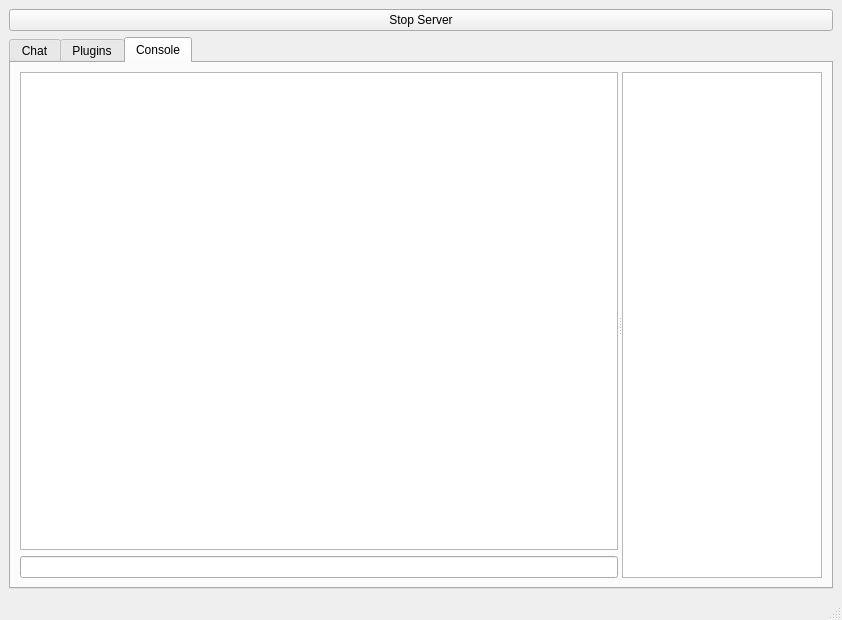
<?xml version="1.0" encoding="UTF-8"?>
<ui version="4.0">
 <class>MainWindow</class>
 <widget class="QMainWindow" name="MainWindow">
  <property name="geometry">
   <rect>
    <x>0</x>
    <y>0</y>
    <width>842</width>
    <height>620</height>
   </rect>
  </property>
  <property name="windowTitle">
   <string>MainWindow</string>
  </property>
  <widget class="QWidget" name="centralwidget">
   <layout class="QHBoxLayout" name="horizontalLayout">
    <item>
     <layout class="QGridLayout" name="gridLayout">
      <item row="1" column="0">
       <layout class="QVBoxLayout" name="verticalLayout_3">
        <item>
         <widget class="QTabWidget" name="tabWidgetChatConsole">
          <property name="enabled">
           <bool>true</bool>
          </property>
          <property name="layoutDirection">
           <enum>Qt::LeftToRight</enum>
          </property>
          <property name="autoFillBackground">
           <bool>false</bool>
          </property>
          <property name="tabPosition">
           <enum>QTabWidget::North</enum>
          </property>
          <property name="tabShape">
           <enum>QTabWidget::Rounded</enum>
          </property>
          <property name="currentIndex">
           <number>2</number>
          </property>
          <property name="tabsClosable">
           <bool>false</bool>
          </property>
          <property name="movable">
           <bool>true</bool>
          </property>
          <widget class="QWidget" name="tabChat">
           <attribute name="icon">
            <iconset>
             <normaloff>../../../../../../../../Pictures/Chat.png</normaloff>../../../../../../../../Pictures/Chat.png</iconset>
           </attribute>
           <attribute name="title">
            <string>Chat</string>
           </attribute>
           <layout class="QHBoxLayout" name="horizontalLayout_2">
            <item>
             <widget class="QSplitter" name="splitter">
              <property name="orientation">
               <enum>Qt::Horizontal</enum>
              </property>
              <widget class="QWidget" name="layoutWidget">
               <layout class="QVBoxLayout" name="verticalLayout">
                <property name="spacing">
                 <number>7</number>
                </property>
                <item>
                 <widget class="QTreeWidget" name="treeWidgetChat">
                  <property name="focusPolicy">
                   <enum>Qt::NoFocus</enum>
                  </property>
                  <property name="showDropIndicator" stdset="0">
                   <bool>false</bool>
                  </property>
                  <property name="alternatingRowColors">
                   <bool>true</bool>
                  </property>
                  <property name="selectionMode">
                   <enum>QAbstractItemView::NoSelection</enum>
                  </property>
                  <property name="verticalScrollMode">
                   <enum>QAbstractItemView::ScrollPerPixel</enum>
                  </property>
                  <property name="indentation">
                   <number>10</number>
                  </property>
                  <property name="rootIsDecorated">
                   <bool>false</bool>
                  </property>
                  <property name="itemsExpandable">
                   <bool>false</bool>
                  </property>
                  <property name="animated">
                   <bool>true</bool>
                  </property>
                  <property name="wordWrap">
                   <bool>true</bool>
                  </property>
                  <attribute name="headerVisible">
                   <bool>false</bool>
                  </attribute>
                  <column>
                   <property name="text">
                    <string>Player Chat</string>
                   </property>
                  </column>
                 </widget>
                </item>
                <item>
                 <widget class="QLineEdit" name="lineEditMessage"/>
                </item>
               </layout>
              </widget>
              <widget class="QTreeWidget" name="treeWidgetPlayersList">
               <property name="maximumSize">
                <size>
                 <width>200</width>
                 <height>16777215</height>
                </size>
               </property>
               <property name="baseSize">
                <size>
                 <width>0</width>
                 <height>0</height>
                </size>
               </property>
               <property name="focusPolicy">
                <enum>Qt::ClickFocus</enum>
               </property>
               <property name="verticalScrollMode">
                <enum>QAbstractItemView::ScrollPerPixel</enum>
               </property>
               <property name="indentation">
                <number>15</number>
               </property>
               <property name="sortingEnabled">
                <bool>false</bool>
               </property>
               <attribute name="headerVisible">
                <bool>false</bool>
               </attribute>
               <column>
                <property name="text">
                 <string notr="true">1</string>
                </property>
               </column>
              </widget>
             </widget>
            </item>
           </layout>
          </widget>
          <widget class="QWidget" name="tabPlugins">
           <attribute name="icon">
            <iconset>
             <normaloff>../../../../../../../../Pictures/plugins.png</normaloff>../../../../../../../../Pictures/plugins.png</iconset>
           </attribute>
           <attribute name="title">
            <string>Plugins</string>
           </attribute>
           <layout class="QHBoxLayout" name="horizontalLayout_3">
            <item>
             <widget class="QSplitter" name="splitter_2">
              <property name="orientation">
               <enum>Qt::Horizontal</enum>
              </property>
              <widget class="QTextBrowser" name="textBrowserPlugin"/>
              <widget class="QTreeWidget" name="treeWidgetPluginList">
               <property name="maximumSize">
                <size>
                 <width>200</width>
                 <height>16777215</height>
                </size>
               </property>
               <property name="verticalScrollMode">
                <enum>QAbstractItemView::ScrollPerPixel</enum>
               </property>
               <property name="indentation">
                <number>5</number>
               </property>
               <property name="rootIsDecorated">
                <bool>false</bool>
               </property>
               <property name="sortingEnabled">
                <bool>true</bool>
               </property>
               <property name="headerHidden">
                <bool>true</bool>
               </property>
               <property name="columnCount">
                <number>1</number>
               </property>
               <attribute name="headerVisible">
                <bool>false</bool>
               </attribute>
               <attribute name="headerDefaultSectionSize">
                <number>20</number>
               </attribute>
               <attribute name="headerMinimumSectionSize">
                <number>20</number>
               </attribute>
               <column>
                <property name="text">
                 <string>checked</string>
                </property>
               </column>
              </widget>
             </widget>
            </item>
           </layout>
          </widget>
          <widget class="QWidget" name="tabConsole">
           <attribute name="icon">
            <iconset>
             <normaloff>../../../../../../../../Pictures/console.png</normaloff>../../../../../../../../Pictures/console.png</iconset>
           </attribute>
           <attribute name="title">
            <string>Console</string>
           </attribute>
           <layout class="QHBoxLayout" name="horizontalLayout_4">
            <item>
             <widget class="QSplitter" name="splitter_3">
              <property name="orientation">
               <enum>Qt::Horizontal</enum>
              </property>
              <widget class="QWidget" name="layoutWidget">
               <layout class="QVBoxLayout" name="verticalLayout_2">
                <item>
                 <widget class="QTreeWidget" name="treeWidgetConsole">
                  <property name="focusPolicy">
                   <enum>Qt::NoFocus</enum>
                  </property>
                  <property name="alternatingRowColors">
                   <bool>false</bool>
                  </property>
                  <property name="selectionMode">
                   <enum>QAbstractItemView::NoSelection</enum>
                  </property>
                  <property name="verticalScrollMode">
                   <enum>QAbstractItemView::ScrollPerPixel</enum>
                  </property>
                  <property name="indentation">
                   <number>10</number>
                  </property>
                  <property name="rootIsDecorated">
                   <bool>false</bool>
                  </property>
                  <property name="itemsExpandable">
                   <bool>false</bool>
                  </property>
                  <property name="wordWrap">
                   <bool>true</bool>
                  </property>
                  <attribute name="headerVisible">
                   <bool>false</bool>
                  </attribute>
                  <column>
                   <property name="text">
                    <string>Console</string>
                   </property>
                  </column>
                 </widget>
                </item>
                <item>
                 <widget class="QLineEdit" name="lineEditConsole"/>
                </item>
               </layout>
              </widget>
              <widget class="QTreeWidget" name="treeWidgetConsoleList">
               <property name="maximumSize">
                <size>
                 <width>200</width>
                 <height>16777215</height>
                </size>
               </property>
               <property name="frameShape">
                <enum>QFrame::StyledPanel</enum>
               </property>
               <property name="frameShadow">
                <enum>QFrame::Sunken</enum>
               </property>
               <property name="verticalScrollMode">
                <enum>QAbstractItemView::ScrollPerPixel</enum>
               </property>
               <property name="rootIsDecorated">
                <bool>false</bool>
               </property>
               <property name="itemsExpandable">
                <bool>false</bool>
               </property>
               <property name="expandsOnDoubleClick">
                <bool>false</bool>
               </property>
               <attribute name="headerVisible">
                <bool>false</bool>
               </attribute>
               <column>
                <property name="text">
                 <string notr="true">1</string>
                </property>
               </column>
              </widget>
             </widget>
            </item>
           </layout>
          </widget>
         </widget>
        </item>
       </layout>
      </item>
      <item row="0" column="0">
       <widget class="QPushButton" name="pushButtonStopStart">
        <property name="text">
         <string>Stop Server</string>
        </property>
       </widget>
      </item>
     </layout>
    </item>
   </layout>
  </widget>
  <widget class="QMenuBar" name="menubar">
   <property name="geometry">
    <rect>
     <x>0</x>
     <y>0</y>
     <width>842</width>
     <height>20</height>
    </rect>
   </property>
  </widget>
  <widget class="QStatusBar" name="statusbar"/>
 </widget>
 <tabstops>
  <tabstop>pushButtonStopStart</tabstop>
  <tabstop>lineEditConsole</tabstop>
  <tabstop>treeWidgetConsole</tabstop>
 </tabstops>
 <resources/>
 <connections/>
</ui>
